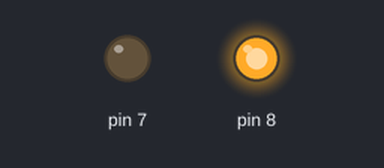
This sketch was run on a simulated Arduino Uno, built with avr-gcc and run on an emulated ATmega328P. Parts: output pins drawn as LEDs (lit = HIGH).

Above: at 1.5 s.
At 4.5 s:
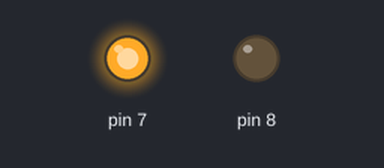
At 7.5 s:
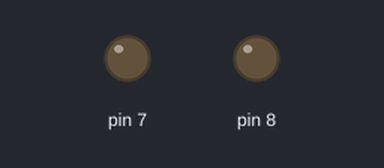
Timing chart, 0 to 11.7 s (numbered marks = the images above):
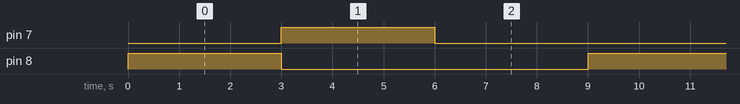

The sketch:

motro_sarara.ino
```cpp
void setup() {

  pinMode(7,OUTPUT);
  pinMode(8,OUTPUT);
}

void loop() {
  // put your main code here, to run repeatedly:
  digitalWrite(8,1);
  digitalWrite(7,0);
  delay(3000);
  digitalWrite(8,0);
  digitalWrite(7,1);
  delay(3000);
  digitalWrite(8,0);
  digitalWrite(7,0);
  delay(3000);


}
```

Measured:
- by itself, pin 7, pin 8: alternates HIGH for 3.0 s and LOW for 6.0 s
- by itself, everything shown: repeats every 9.0 s, in 3 steps
